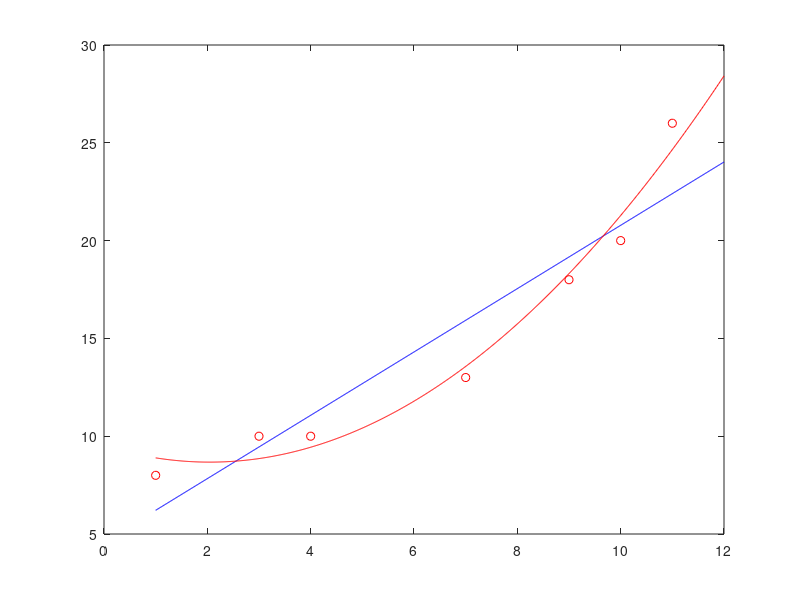

Write the MATLAB code that produced this figure.
x = [1 3  4  7  9  10 11];
f = [8 10 10 13 18 20 26];

p1 = polyfit(x,f,1);
[p2,S2] = polyfit(x,f,2);
plot(x,f,'or');
hold on;
xaux = 1:0.01:12;
yaux = polyval(p1,xaux);
plot(xaux,yaux,'b')
hold on;
yaux2 = polyval(p2,xaux);
plot(xaux,yaux2,'r')